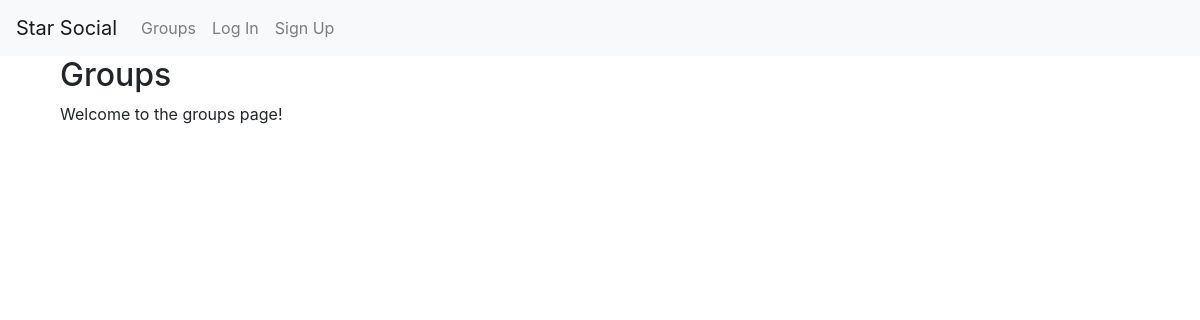
Before: /groups/ with the older database file.
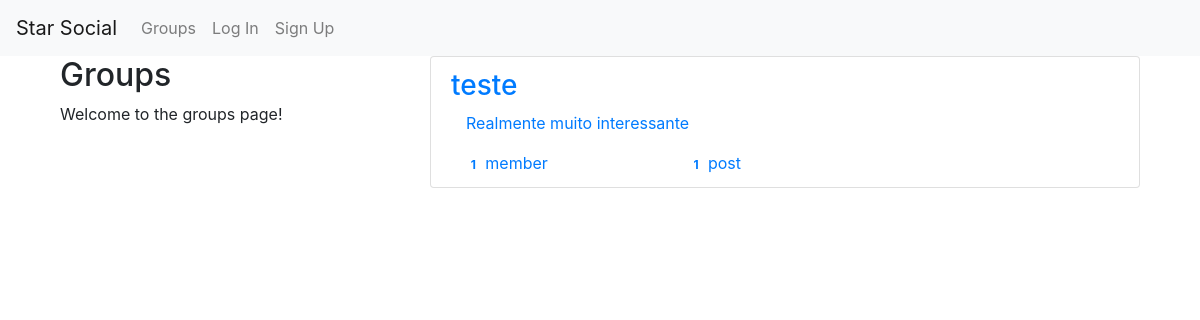
After: the same page with the newer database file.
### groups/models.py (models this page shows, shortened)
class Group(models.Model):
    name = models.CharField(max_length=255,unique=True)
    slug = models.SlugField(allow_unicode=True,unique=True)
    description = models.TextField(blank=True,default='')
    description_html = models.TextField(editable=False,default='',blank=True)
    members = models.ManyToManyField(User,through='GroupMember')
    class Meta:
        ordering = ['name']

### groups/views.py (the view)
# urls.py: path('',views.ListGroups.as_view(),name='all'),
class ListGroups(generic.ListView):
    model = Group

### groups/templates/groups/group_list.html (shortened to what this page needs)
{% extends 'groups/group_base.html' %}
{% block pregroup %}
<div class="col-md-4">
  <div class="content">
    <h2>Groups</h2>
    <p>Welcome to the groups page!</p>
  </div>
</div>
{% endblock %}
{% block group_content %}
    <div class="col-md-8">
      <div class="list-group">
        {% for group in object_list %}
          <a href="{% url 'groups:single' slug=group.slug %}" class="list-group-item">
            <h3 class="title list-group-item-heading">{{group.name}}</h3>
            <div class="list-group-item-text container-fluid">
              {{group.description_html|safe}}
              <div class="row">
                <div class="col-md-4">
                  <span class="badge">{{group.members.count}}</span>
                  member{{group.members.count|pluralize}}
                </div>
                <div class="col-md-4">
                  <span class="badge">{{group.posts.count}}</span>
                  post{{group.posts.count|pluralize}}
                </div>
              </div>
            </div>
          </a>
        {% endfor %}
      </div>
    </div>
{% endblock %}

### groups/templates/groups/group_base.html (shortened to what this page needs)
{% extends 'base.html' %}
{% block content %}
<div class="container">
  <div class="row">
    {% block pregroup %} {% endblock %}
    {% block group_content %}{% endblock %}
  </div>
</div>
{% endblock %}

### templates/base.html (shortened to what this page needs)
<!DOCTYPE html>
{% load static %}
<html>
  <head>
    <link rel="stylesheet" href="https://maxcdn.bootstrapcdn.com/bootstrap/4.0.0/css/bootstrap.min.css">
    <link rel="stylesheet" href="{% static 'simplesocial/css/master.css' %}">
  </head>
  <body>
    <nav class="navbar mynav navbar-expand-lg navbar-light bg-light" role="navigation" id="navbar">
      <a class="navbar-brand" href="{% url 'home' %}">Star Social</a>
      <div class="mr-0" id="navbarSupportedContent">
        <ul class="nav navbar-nav ">
          {% if user.is_authenticated %}
            <li class="nav-item">
              <a href="{% url 'posts:create' %}" class="nav-link">Post</a>
            </li>
              <li class="nav-item">
                <a href="{% url 'groups:all' %}" class="nav-link">Groups</a>
            </li>
            <li class="nav-item">
              <a href="{% url 'groups:create' %}" class="nav-link" >Create Group</a>
            </li>
            <li class="nav-item">
              <a href="{% url 'logout' %}" class="nav-link">Log Out</a>
            </li>
          {% else %}
            <li class="nav-item">
              <a href="{% url 'groups:all' %}" class="nav-link">Groups</a>
            </li>
            <li class="nav-item">
              <a href="{% url 'login' %}" class="nav-link">Log In</a>
            </li>
            <li class="nav-item">
              <a href="{% url 'accounts:signup' %}" class="nav-link">Sign Up</a>
            </li>
          {% endif %}
        </ul>
      </div>
    </nav>
    <div class="container mycontent">
      {% block content %}
      {% endblock %}
    </div>
  </body>
</html>

Changed rows visible on the page:
added Group: name "teste", description_html "Realmente muito interessante", members.count "1", posts.count "1"
